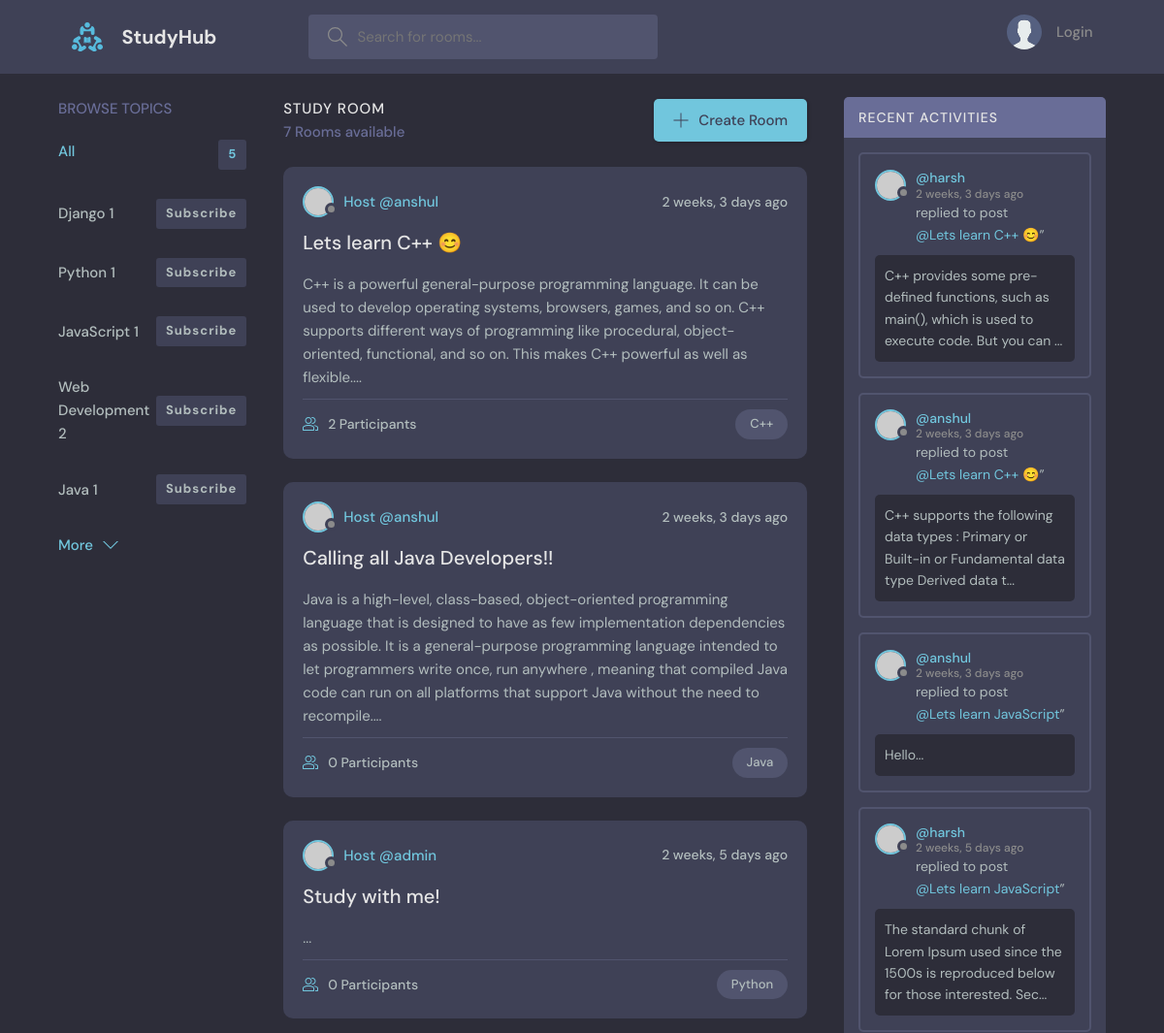
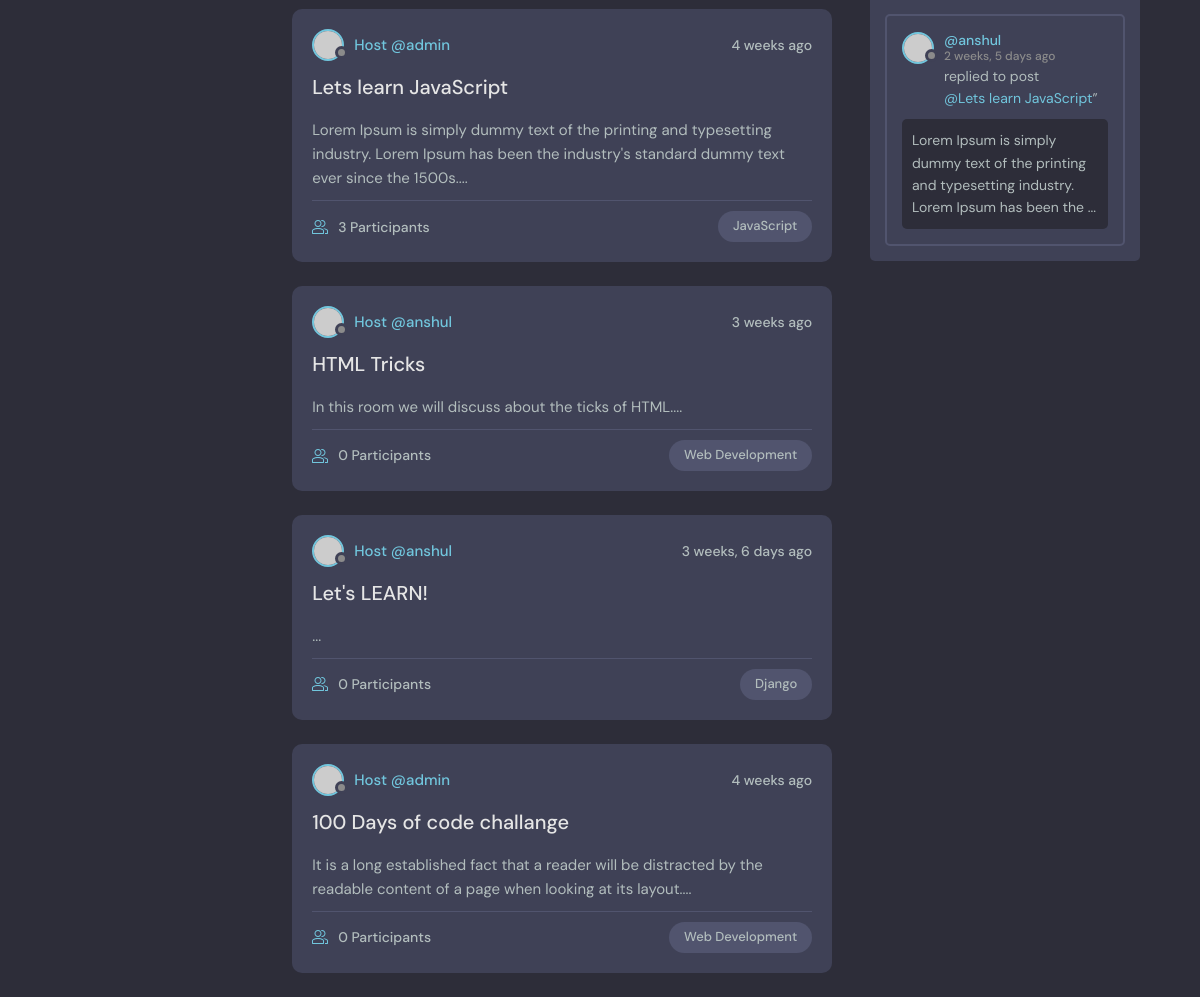
Before: / with the older database file (2 pictures, top to bottom).
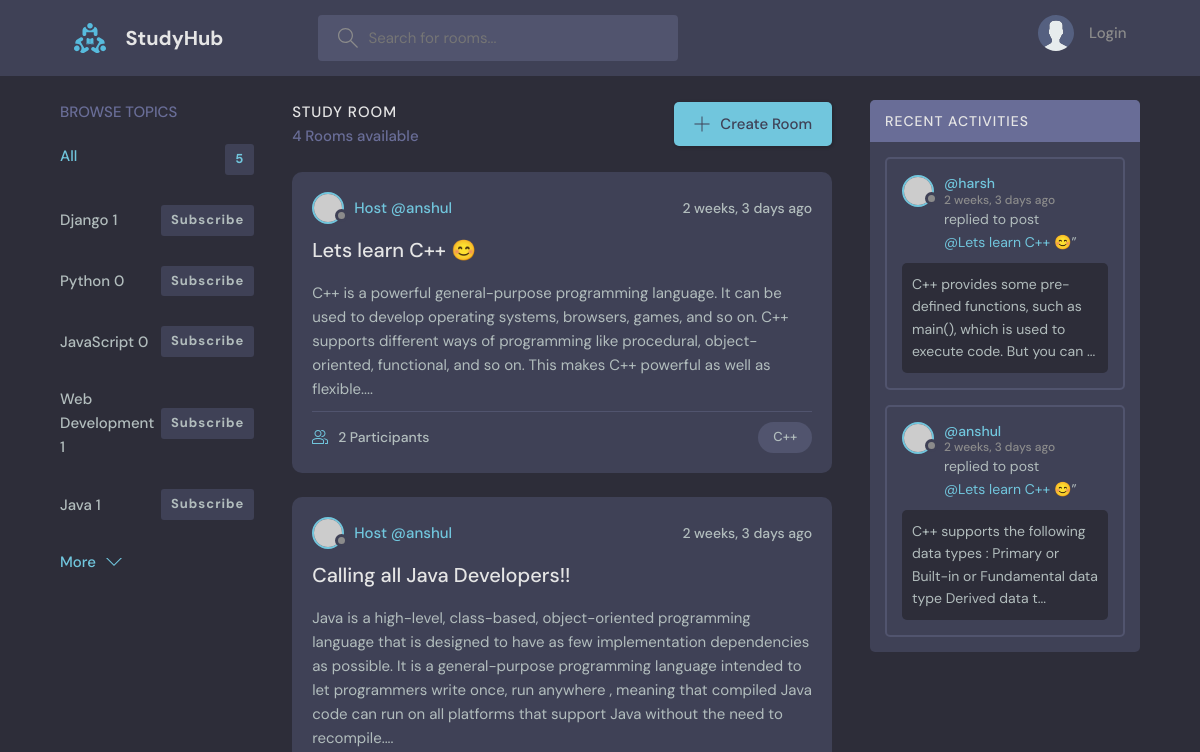
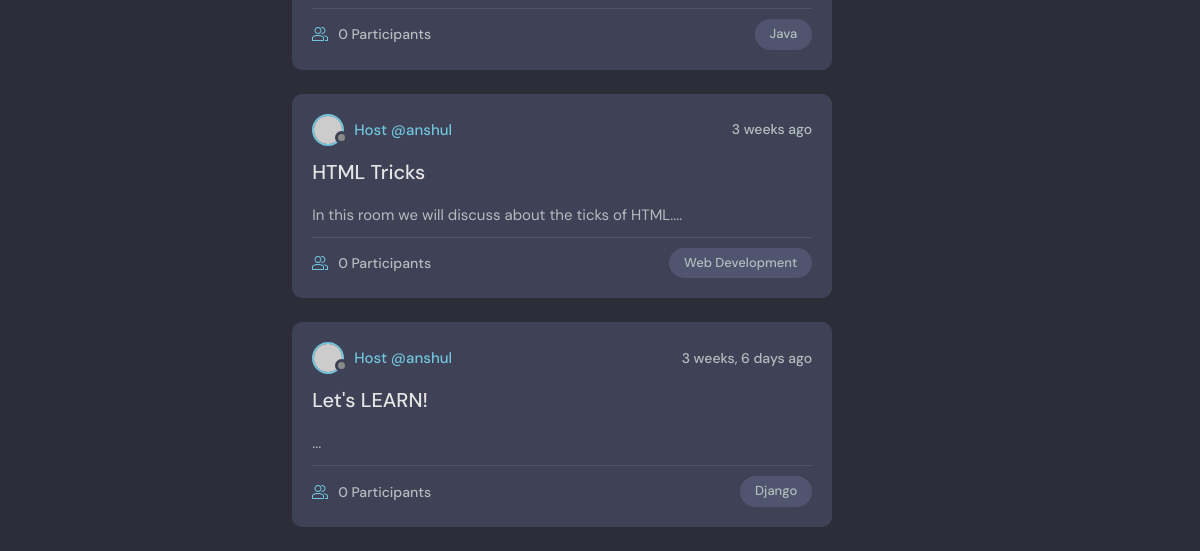
After: the same page with the newer database file (2 pictures, top to bottom).
### base/models.py (models this page shows, shortened)
class Topic(models.Model):
    name = models.CharField(max_length=100)
    subscribe  = models.ManyToManyField(User, related_name='subscribe', blank=True)

class Room(models.Model):
    host = models.ForeignKey(User , on_delete=models.SET_NULL , null=True)
    topic =models.ForeignKey(Topic , on_delete=models.SET_NULL , null=True )
    name = models.CharField(max_length=200)
    description = models.TextField(null=True , blank=True)
    participants = models.ManyToManyField(User , related_name='participants' ,blank=True)
    updated = models.DateTimeField(auto_now=True)
    created = models.DateTimeField(auto_now_add=True)
    class Meta:
        ordering = ['-updated' , '-created']

class Message(models.Model):
    user = models.ForeignKey( User, on_delete=models.CASCADE)
    room =  models.ForeignKey(Room , on_delete=models.CASCADE)
    body = models.TextField()
    updated = models.DateTimeField(auto_now=True)
    created = models.DateTimeField(auto_now_add=True)
    class Meta:
        ordering = ['-updated' , '-created']
    def __str__(self):
        return self.body[:100]

### base/views.py (the view)
# urls.py: path('' , views.home , name="home"),
def home(request):
    q = request.GET.get('q')
    if q is None:
        q = ''
    rooms = Room.objects.filter(
        Q(topic__name__icontains=q) |
        Q(name__icontains=q) |
        Q(description__icontains=q)
        )
    topics = Topic.objects.all()[:5]
    room_counts = rooms.count()
    room_messages = Message.objects.filter(room__name__icontains=q)
    context={'rooms':rooms , 'topics':topics ,
             'room_counts':room_counts , 'room_messages':room_messages}
    return render(request, 'base/home.html' ,context )

### base/templates/base/home.html (shortened to what this page needs)
{% extends 'main.html' %} {% block content %}
<main class="layout layout--3">
  <div class="container">
    {% include 'base/topics_component.html' %}
    <div class="roomList">
      <div class="roomList__header">
        <div>
          <h2>Study Room</h2>
          <p>{{room_counts}} Rooms available</p>
        </div>
        <a class="btn btn--main" href="{% url 'create-room' %}">
          <svg
            version="1.1"
            xmlns="http://www.w3.org/2000/svg"
            width="32"
            height="32"
            viewBox="0 0 32 32"
          >
            <title>add</title>
            <path
              d="M16.943 0.943h-1.885v14.115h-14.115v1.885h14.115v14.115h1.885v-14.115h14.115v-1.885h-14.115v-14.115z"
            ></path>
          </svg>
          Create Room
        </a>
      </div>
      {% include 'base/feed_component.html' %}
    </div>
    {% include 'base/activity_component.html' %}
  </div>
</main>
{% endblock content %}

### base/templates/base/topics_component.html (shortened to what this page needs)
<div class="topics">
  <div class="topics__header">
    <h2>Browse Topics</h2>
  </div>
  <ul class="topics__list">
    <li class="flex">
      <a href="{% url 'home' %}" class="active">All <span>{{topics.count}}</span></a>
    </li>
    {% for topic in topics %}
      <li style="display: flex; justify-content: space-between; align-items: center;">
        <a href="{% url 'home' %}?q={{topic.name}}" style="text-decoration: none;">{{topic.name}} {{topic.room_set.all.count}}</a>
        <a  href="{% url 'subscribe-topic' topic.id %}" style="text-decoration: none;"><span>Subscribe</span></a>
      </li>
    {% endfor %}
  </ul>
  <a class="btn btn--link" href="{% url 'browse-topics' %}">
    More
    <svg
      version="1.1"
      xmlns="http://www.w3.org/2000/svg"
      width="32"
      height="32"
      viewBox="0 0 32 32"
    >
      <title>chevron-down</title>
      <path d="M16 21l-13-13h-3l16 16 16-16h-3l-13 13z"></path>
    </svg>
  </a>
</div>

### base/templates/base/feed_component.html (shortened to what this page needs)
{% for room in rooms %}
<div class="roomListRoom">
  <div class="roomListRoom__header">
    <a href="{% url 'user-profile' room.host.id %}" class="roomListRoom__author">
      <div class="avatar avatar--small">
        <img src="https://randomuser.me/api/portraits/women/11.jpg" />
      </div>
      <span>Host @{{room.host.username}}</span>
    </a>
    <div class="roomListRoom__actions">
      <span>{{room.created|timesince}} ago</span>
    </div>
  </div>
  <div class="roomListRoom__content">
    <a href="{% url 'room' room.id %}">{{room.name}}</a>
    <p>
      {{room.description}}...
    </p>
  </div>
  <div class="roomListRoom__meta">
    <a href="{% url 'room' room.id %}" class="roomListRoom__joined">
      {{room.participants.all.count}} Participants
    </a>
    <p class="roomListRoom__topic">{{room.topic.name}}</p>
  </div>
</div>
{% endfor %}

### base/templates/base/activity_component.html (shortened to what this page needs)
<div class="activities">
  <div class="activities__header">
    <h2>Recent Activities</h2>
  </div>
  {% for message in room_messages %}
  <div class="activities__box">
    <div class="activities__boxHeader roomListRoom__header">
      <a href="{% url 'user-profile'  message.user.id %}" class="roomListRoom__author">
        <div class="avatar avatar--small">
          <img src="https://randomuser.me/api/portraits/women/11.jpg" />
        </div>
        <p>
          @{{message.user.username}}
          <span>{{message.created|timesince}} ago</span>
        </p>
      </a>
    </div>
    <div class="activities__boxContent">
      <p>
        replied to post <a href="{% url 'room' message.room.id %}">@{{message.room.name}}</a
        >”
      </p>
      <div class="activities__boxRoomContent">
        {{message}}...
      </div>
    </div>
  </div>
  {% endfor %}
</div>

Changed rows visible on the page:
removed Room: host.username "admin", created "2 weeks, 5 days", name "Study with me!", participants.all.count "0", topic.name "Python"
removed Room: host.username "admin", created "4 weeks", name "Lets learn JavaScript", description "Lorem Ipsum is simply dummy text of the printing and typesetting industry. Lorem Ipsum has been the industry's standard dummy text ever since the 1500s.", participants.all.count "3", topic.name "JavaScript"
removed Room: host.username "admin", created "4 weeks", name "100 Days of code challange", description "It is a long established fact that a reader will be distracted by the readable content of a page when looking at its layout.", participants.all.count "0", topic.name "Web Development"
removed Message: user.username "anshul", created "2 weeks, 3 days", room.name "Lets learn JavaScript", body "Hello"
removed Message: user.username "harsh", created "2 weeks, 5 days", room.name "Lets learn JavaScript", body "The standard chunk of Lorem Ipsum used since the 1500s is reproduced below for those interested. Sec"
removed Message: user.username "anshul", created "2 weeks, 5 days", room.name "Lets learn JavaScript", body "Lorem Ipsum is simply dummy text of the printing and typesetting industry. Lorem Ipsum has been the"
computed for Topic "Python": room_set.all.count "1" → "0"
computed for Topic "JavaScript": room_set.all.count "1" → "0"
computed for Topic "Web Development": room_set.all.count "2" → "1"
Other visible differences:
{{ room_counts }}: "7" → "4"
